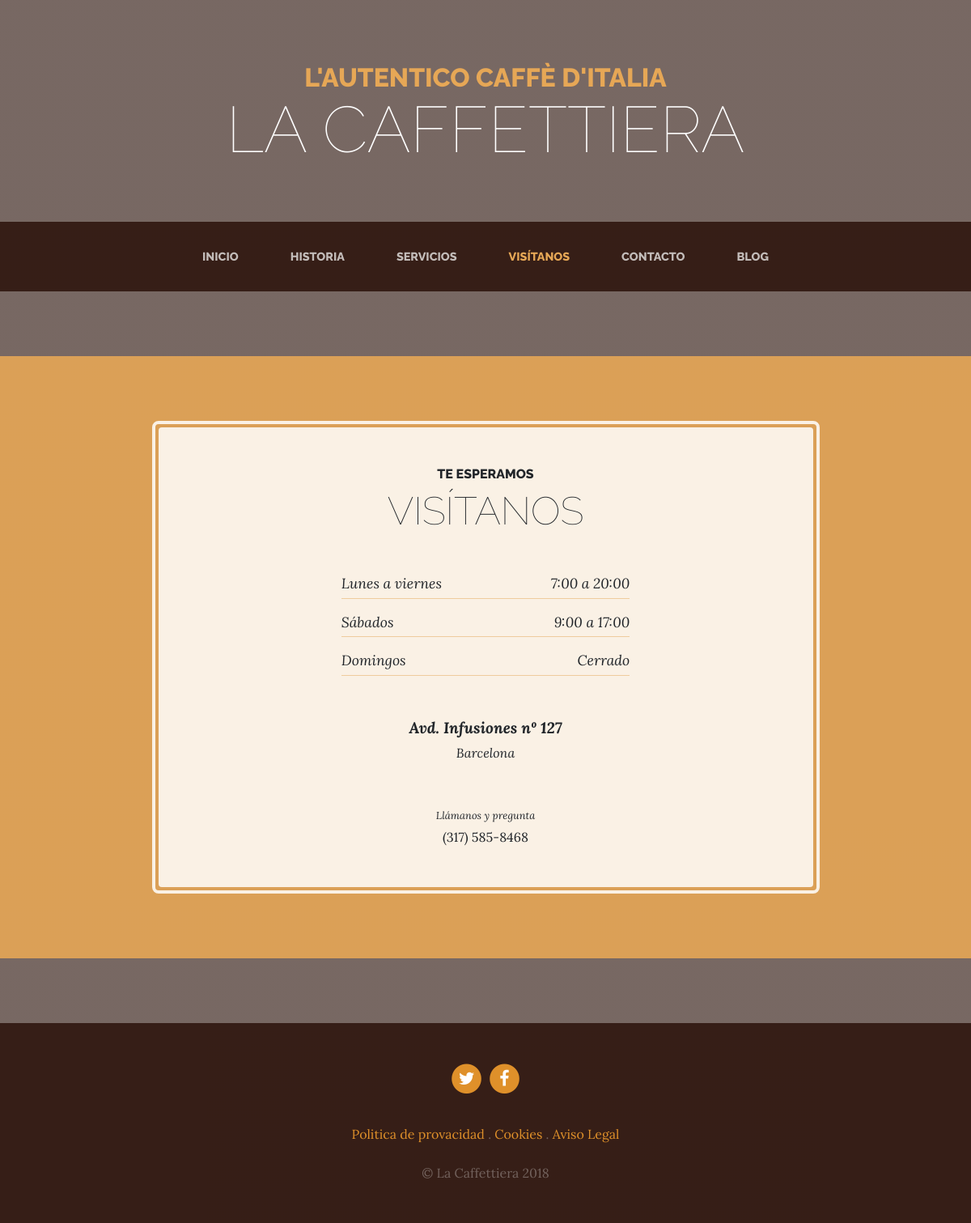
/store/, run on the app's committed database.
### pages/models.py (models this page shows, shortened)
class Page(models.Model):
    title = models.CharField(verbose_name="Titulo", max_length=200)
    content = models.TextField(verbose_name="Contenido")
    order = models.SmallIntegerField(verbose_name="Orden", default=0)
    created = models.DateTimeField(auto_now_add=True, verbose_name="Fecha de creación")
    updated = models.DateTimeField(auto_now=True, verbose_name="Fecha de actualización")
    class Meta:
        verbose_name = "pagina"
        verbose_name_plural = "paginas"
        ordering = ["order","title"]

### core/views.py (the view)
# urls.py: path('store/', views.store, name='store'),
def store(request):
    return render(request,"core/store.html")

### pages/templatetags/pages_extras.py (called while the page is built)
@register.simple_tag
def get_page_list():
    pages = Page.objects.all()
    return pages

### social/processors.py (called while the page is built)
def ctx_dict(request):
    ctx = {}
    links = Link.objects.all()
    for link in links:
        ctx[link.key] = link.url
    return ctx

### core/templates/core/store.html (shortened to what this page needs)
{% extends 'core/base.html' %}
{% load static %}
{% block content %}
<section class="page-section cta">
  <div class="container">
    <div class="row">
      <div class="col-xl-9 mx-auto">
        <div class="cta-inner text-center rounded">
          <h2 class="section-heading mb-5">
            <span class="section-heading-upper">Te esperamos</span>
            <span class="section-heading-lower">Visítanos</span>
          </h2>
          <ul class="list-unstyled list-hours mb-5 text-left mx-auto">
            <li class="list-unstyled-item list-hours-item d-flex">
              Lunes a viernes
              <span class="ml-auto">7:00 a 20:00</span>
            </li>
            <li class="list-unstyled-item list-hours-item d-flex">
              Sábados
              <span class="ml-auto">9:00 a 17:00</span>
            </li>
            <li class="list-unstyled-item list-hours-item d-flex">
              Domingos
              <span class="ml-auto">Cerrado</span>
            </li>
          </ul>
          <p class="address mb-5">
            <em>
              <strong>Avd. Infusiones nº 127</strong>
              <br>
              Barcelona
            </em>
          </p>
          <p class="mb-0">
            <small>
              <em>Llámanos y pregunta</em>
            </small>
            <br>
            (317) 585-8468
          </p>
        </div>
      </div>
    </div>
  </div>
</section>
{% endblock %}

### core/templates/core/base.html (shortened to what this page needs)
<!DOCTYPE html>
<html lang="es">
  <head>
    {% load static %}
    <link href="{% static 'core/vendor/bootstrap/css/bootstrap.min.css' %}" rel="stylesheet">
    <link href="{% static 'core/vendor/font-awesome/css/font-awesome.min.css' %}" rel="stylesheet" type="text/css">
    <link href="{% static 'core/css/business-casual.css' %}" rel="stylesheet">
  </head>
  <body>
    <h1 class="site-heading text-center text-white d-none d-lg-block">
      <span class="site-heading-upper text-primary mb-3">L'autentico caffè d'italia</span>
      <span class="site-heading-lower">La Caffettiera</span>
    </h1>
    <nav class="navbar navbar-expand-lg navbar-dark py-lg-4" id="mainNav">
      <div class="container">
        <div class="collapse navbar-collapse" id="navbarResponsive">
          <ul class="navbar-nav mx-auto">
            <li class="nav-item {% if request.path == '/'%} active {% endif %} px-lg-4">
              <a class="nav-link text-uppercase text-expanded" href="{% url 'home' %}">Inicio</a>
            </li>
            <li class="nav-item {% if request.path == '/about/'%} active {% endif %} px-lg-4">
              <a class="nav-link text-uppercase text-expanded" href="{% url 'about' %}">Historia</a>
            </li>
            <li class="nav-item {% if request.path == '/services/'%} active {% endif %} px-lg-4">
              <a class="nav-link text-uppercase text-expanded" href="{% url 'services' %}">Servicios</a>
            </li>
            <li class="nav-item {% if request.path == '/store/'%} active {% endif %} px-lg-4">
              <a class="nav-link text-uppercase text-expanded" href="{% url 'store' %}">Visítanos</a>
            </li>
            <li class="nav-item {% if request.path == '/contact/'%} active {% endif %} px-lg-4">
              <a class="nav-link text-uppercase text-expanded" href="{% url 'contact' %}">Contacto</a>
            </li>
            <li class="nav-item {% if request.path|slice:":6" == '/blog/'%} active {% endif %} px-lg-4">
              <a class="nav-link text-uppercase text-expanded" href="{% url 'blog' %}">Blog</a>
            </li>
          </ul>
        </div>
      </div>
    </nav>
    {% block content %} {% endblock %}
    <footer class="footer text-faded text-center py-5">
      <div class="container">
        <p class="m-0">
          {% if LINK_TWITTER %}
	        <a href="{{LINK_TWITTER}}" class="link">
	          <span class="fa-stack fa-lg">
	            <i class="fa fa-circle fa-stack-2x"></i>
	            <i class="fa fa-twitter fa-stack-1x fa-inverse"></i>
	          </span>
	        </a>
          {% endif %}
          {% if LINK_FACEBOOK %}
	        <a href="{{LINK_FACEBOOK}}" class="link">
	          <span class="fa-stack fa-lg">
	            <i class="fa fa-circle fa-stack-2x"></i>
	            <i class="fa fa-facebook fa-stack-1x fa-inverse"></i>
	          </span>
	        </a>
          {% endif %}
	    </p>
        <p class="m-0 mbt">
          {% load pages_extras %}
          {% get_page_list as page_list %}
          {% for page in page_list %}
            <a href="{% url 'page' page.id page.title|slugify %}" class="link">{{ page.title }}</a> {% if not forloop.last %} . {% endif %}
          {% endfor %}
		</p>
        <p class="m-0 mbt1">&copy; La Caffettiera 2018</p>
      </div>
	</footer>
  </body>
</html>

### core/static/core/css/business-casual.css (style rules this page uses)
body { font-family: 'Lora'; background: linear-gradient(rgba(47, 23, 15, 0.65), rgba(47, 23, 15, 0.65)), url("../img/bg.jpg"); background-attachment: fixed; background-position: center; background-size: cover; }
h1, h2, h3, h4, h5, h6 { font-family: 'Raleway'; }
p { line-height: 1.75; }
.text-faded { color: rgba(255, 255, 255, 0.3); }
.site-heading { margin-top: 5rem; margin-bottom: 5rem; text-transform: uppercase; line-height: 1; font-family: 'Raleway'; }
.site-heading .site-heading-upper { display: block; font-size: 2rem; font-weight: 800; }
.site-heading .site-heading-lower { font-size: 5rem; font-weight: 100; line-height: 4rem; }
.page-section { margin-top: 5rem; margin-bottom: 5rem; }
.section-heading { text-transform: uppercase; }
.section-heading .section-heading-upper { display: block; font-size: 1rem; font-weight: 800; padding-bottom:.5rem; }
.section-heading .section-heading-lower { display: block; font-size: 3rem; font-weight: 100; }
#mainNav { background-color: rgba(47, 23, 15, 0.9); font-family: 'Raleway'; }
#mainNav .navbar-nav .nav-item .nav-link { color: rgba(255, 255, 255, 0.7); font-weight: 800; }
#mainNav .navbar-nav .nav-item.active .nav-link { color: #e6a756; }
@media (min-width: 992px) { #mainNav .navbar-nav .nav-item .nav-link { font-size: 0.9rem; } }
.cta { padding-top: 5rem; padding-bottom: 5rem; background-color: rgba(230, 167, 86, 0.9); }
.cta .cta-inner { position: relative; padding: 3rem; margin: 0.5rem; background-color: rgba(255, 255, 255, 0.85); }
.cta .cta-inner:before { border-radius: 0.5rem; content: ''; position: absolute; top: -0.5rem; bottom: -0.5rem; left: -0.5rem; right: -0.5rem; border: 0.25rem solid rgba(255, 255, 255, 0.85); }
.list-hours { font-size: 0.9rem; }
.list-hours .list-hours-item { border-bottom: 1px solid rgba(230, 167, 86, 0.5); padding-bottom: .25rem; margin-bottom: 1rem; font-style: italic; }
@media (min-width: 992px) { .list-hours { width: 50%; font-size: 1.1rem; } }
.address strong { font-size: 1.2rem; }
.footer { background-color: rgba(47, 23, 15, 0.9); }
.text-primary { color: #e6a756 !important; }
.mbt { padding-top: 2rem; }
.mbt1 { padding-top: 1.25rem; }
a.link { color: #df902a; }

### data on the page
Page: title "Politica de provacidad"
Page: title "Cookies"
Page: title "Aviso Legal"
